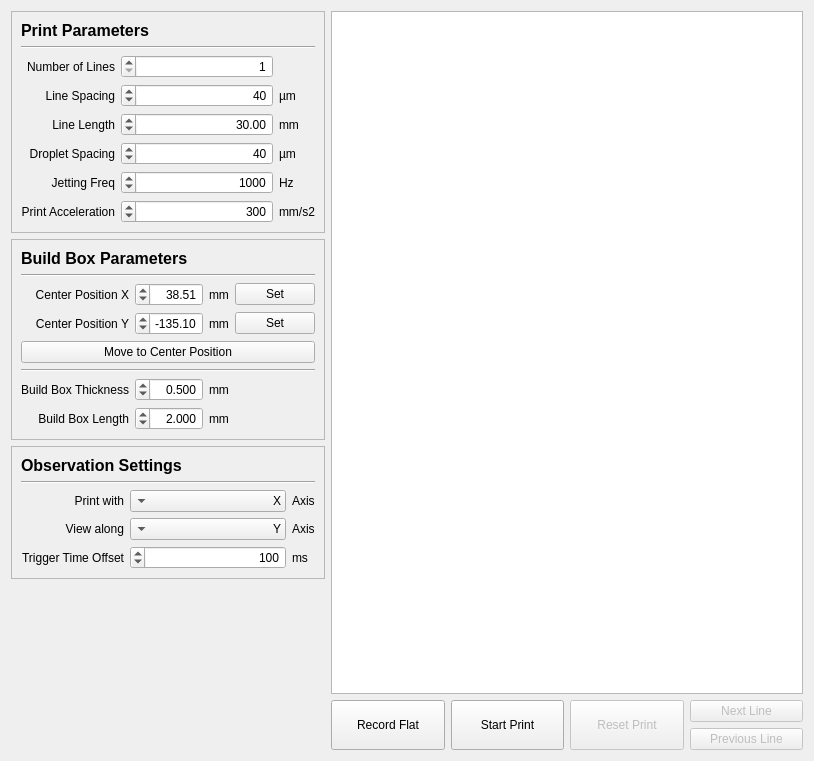
<?xml version="1.0" encoding="UTF-8"?>
<ui version="4.0">
 <class>HighSpeedLineWidget</class>
 <widget class="QWidget" name="HighSpeedLineWidget">
  <property name="geometry">
   <rect>
    <x>0</x>
    <y>0</y>
    <width>814</width>
    <height>761</height>
   </rect>
  </property>
  <property name="windowTitle">
   <string>Form</string>
  </property>
  <layout class="QGridLayout" name="gridLayout_4" columnstretch="0,1">
   <item row="0" column="0">
    <layout class="QGridLayout" name="settingsGridLayout">
     <item row="0" column="0">
      <widget class="QFrame" name="printParametersFrame">
       <property name="sizePolicy">
        <sizepolicy hsizetype="Preferred" vsizetype="Minimum">
         <horstretch>0</horstretch>
         <verstretch>0</verstretch>
        </sizepolicy>
       </property>
       <property name="frameShape">
        <enum>QFrame::StyledPanel</enum>
       </property>
       <property name="frameShadow">
        <enum>QFrame::Sunken</enum>
       </property>
       <layout class="QGridLayout" name="gridLayout">
        <item row="2" column="0">
         <widget class="QLabel" name="label">
          <property name="text">
           <string>Number of Lines</string>
          </property>
          <property name="alignment">
           <set>Qt::AlignRight|Qt::AlignTrailing|Qt::AlignVCenter</set>
          </property>
         </widget>
        </item>
        <item row="7" column="2">
         <widget class="QLabel" name="label_12">
          <property name="text">
           <string>mm/s2</string>
          </property>
         </widget>
        </item>
        <item row="6" column="0">
         <widget class="QLabel" name="label_9">
          <property name="text">
           <string>Jetting Freq</string>
          </property>
          <property name="alignment">
           <set>Qt::AlignRight|Qt::AlignTrailing|Qt::AlignVCenter</set>
          </property>
         </widget>
        </item>
        <item row="3" column="0">
         <widget class="QLabel" name="label_3">
          <property name="text">
           <string>Line Spacing</string>
          </property>
          <property name="alignment">
           <set>Qt::AlignRight|Qt::AlignTrailing|Qt::AlignVCenter</set>
          </property>
         </widget>
        </item>
        <item row="7" column="0">
         <widget class="QLabel" name="label_11">
          <property name="text">
           <string>Print Acceleration</string>
          </property>
          <property name="alignment">
           <set>Qt::AlignRight|Qt::AlignTrailing|Qt::AlignVCenter</set>
          </property>
         </widget>
        </item>
        <item row="3" column="1">
         <widget class="QSpinBox" name="lineSpacingSpinBox">
          <property name="layoutDirection">
           <enum>Qt::RightToLeft</enum>
          </property>
          <property name="alignment">
           <set>Qt::AlignRight|Qt::AlignTrailing|Qt::AlignVCenter</set>
          </property>
          <property name="minimum">
           <number>5</number>
          </property>
          <property name="maximum">
           <number>10000</number>
          </property>
          <property name="singleStep">
           <number>5</number>
          </property>
          <property name="value">
           <number>40</number>
          </property>
         </widget>
        </item>
        <item row="3" column="2">
         <widget class="QLabel" name="label_4">
          <property name="text">
           <string>µm</string>
          </property>
         </widget>
        </item>
        <item row="5" column="2">
         <widget class="QLabel" name="label_8">
          <property name="text">
           <string>µm</string>
          </property>
         </widget>
        </item>
        <item row="4" column="1">
         <widget class="QDoubleSpinBox" name="lineLengthSpinBox">
          <property name="layoutDirection">
           <enum>Qt::RightToLeft</enum>
          </property>
          <property name="alignment">
           <set>Qt::AlignRight|Qt::AlignTrailing|Qt::AlignVCenter</set>
          </property>
          <property name="decimals">
           <number>2</number>
          </property>
          <property name="maximum">
           <double>100.000000000000000</double>
          </property>
          <property name="singleStep">
           <double>0.100000000000000</double>
          </property>
          <property name="value">
           <double>30.000000000000000</double>
          </property>
         </widget>
        </item>
        <item row="4" column="2">
         <widget class="QLabel" name="label_6">
          <property name="text">
           <string>mm</string>
          </property>
         </widget>
        </item>
        <item row="6" column="2">
         <widget class="QLabel" name="label_10">
          <property name="text">
           <string>Hz</string>
          </property>
         </widget>
        </item>
        <item row="0" column="0" colspan="3">
         <widget class="QLabel" name="label_2">
          <property name="font">
           <font>
            <pointsize>12</pointsize>
            <bold>true</bold>
           </font>
          </property>
          <property name="text">
           <string>Print Parameters</string>
          </property>
         </widget>
        </item>
        <item row="5" column="0">
         <widget class="QLabel" name="label_7">
          <property name="text">
           <string>Droplet Spacing</string>
          </property>
          <property name="alignment">
           <set>Qt::AlignRight|Qt::AlignTrailing|Qt::AlignVCenter</set>
          </property>
         </widget>
        </item>
        <item row="2" column="1">
         <widget class="QSpinBox" name="numLinesSpinBox">
          <property name="sizePolicy">
           <sizepolicy hsizetype="Expanding" vsizetype="Fixed">
            <horstretch>0</horstretch>
            <verstretch>0</verstretch>
           </sizepolicy>
          </property>
          <property name="layoutDirection">
           <enum>Qt::RightToLeft</enum>
          </property>
          <property name="alignment">
           <set>Qt::AlignRight|Qt::AlignTrailing|Qt::AlignVCenter</set>
          </property>
          <property name="minimum">
           <number>1</number>
          </property>
          <property name="value">
           <number>1</number>
          </property>
         </widget>
        </item>
        <item row="4" column="0">
         <widget class="QLabel" name="label_5">
          <property name="text">
           <string>Line Length</string>
          </property>
          <property name="alignment">
           <set>Qt::AlignRight|Qt::AlignTrailing|Qt::AlignVCenter</set>
          </property>
         </widget>
        </item>
        <item row="5" column="1">
         <widget class="QSpinBox" name="dropletSpacingSpinBox">
          <property name="layoutDirection">
           <enum>Qt::RightToLeft</enum>
          </property>
          <property name="alignment">
           <set>Qt::AlignRight|Qt::AlignTrailing|Qt::AlignVCenter</set>
          </property>
          <property name="minimum">
           <number>5</number>
          </property>
          <property name="maximum">
           <number>150</number>
          </property>
          <property name="singleStep">
           <number>5</number>
          </property>
          <property name="value">
           <number>40</number>
          </property>
         </widget>
        </item>
        <item row="6" column="1">
         <widget class="QSpinBox" name="jettingFrequencySpinBox">
          <property name="layoutDirection">
           <enum>Qt::RightToLeft</enum>
          </property>
          <property name="alignment">
           <set>Qt::AlignRight|Qt::AlignTrailing|Qt::AlignVCenter</set>
          </property>
          <property name="minimum">
           <number>500</number>
          </property>
          <property name="maximum">
           <number>3000</number>
          </property>
          <property name="value">
           <number>1000</number>
          </property>
         </widget>
        </item>
        <item row="7" column="1">
         <widget class="QSpinBox" name="printAccelerationSpinBox">
          <property name="layoutDirection">
           <enum>Qt::RightToLeft</enum>
          </property>
          <property name="alignment">
           <set>Qt::AlignRight|Qt::AlignTrailing|Qt::AlignVCenter</set>
          </property>
          <property name="minimum">
           <number>10</number>
          </property>
          <property name="maximum">
           <number>1000</number>
          </property>
          <property name="singleStep">
           <number>10</number>
          </property>
          <property name="value">
           <number>300</number>
          </property>
         </widget>
        </item>
        <item row="1" column="0" colspan="3">
         <widget class="Line" name="line_2">
          <property name="orientation">
           <enum>Qt::Horizontal</enum>
          </property>
         </widget>
        </item>
       </layout>
      </widget>
     </item>
     <item row="1" column="0">
      <widget class="QFrame" name="buildBoxParametersFrame">
       <property name="sizePolicy">
        <sizepolicy hsizetype="Preferred" vsizetype="Minimum">
         <horstretch>0</horstretch>
         <verstretch>0</verstretch>
        </sizepolicy>
       </property>
       <property name="frameShape">
        <enum>QFrame::StyledPanel</enum>
       </property>
       <property name="frameShadow">
        <enum>QFrame::Sunken</enum>
       </property>
       <layout class="QGridLayout" name="gridLayout_2">
        <item row="7" column="2">
         <widget class="QLabel" name="label_21">
          <property name="text">
           <string>mm</string>
          </property>
         </widget>
        </item>
        <item row="7" column="0">
         <widget class="QLabel" name="label_20">
          <property name="text">
           <string>Build Box Length</string>
          </property>
          <property name="alignment">
           <set>Qt::AlignRight|Qt::AlignTrailing|Qt::AlignVCenter</set>
          </property>
         </widget>
        </item>
        <item row="6" column="1">
         <widget class="QDoubleSpinBox" name="buildBoxThicknessSpinBox">
          <property name="layoutDirection">
           <enum>Qt::RightToLeft</enum>
          </property>
          <property name="alignment">
           <set>Qt::AlignRight|Qt::AlignTrailing|Qt::AlignVCenter</set>
          </property>
          <property name="decimals">
           <number>3</number>
          </property>
          <property name="maximum">
           <double>10.000000000000000</double>
          </property>
          <property name="singleStep">
           <double>0.010000000000000</double>
          </property>
          <property name="value">
           <double>0.500000000000000</double>
          </property>
         </widget>
        </item>
        <item row="4" column="0" colspan="4">
         <widget class="QPushButton" name="moveToCenterButton">
          <property name="text">
           <string>Move to Center Position</string>
          </property>
         </widget>
        </item>
        <item row="0" column="0" colspan="3">
         <widget class="QLabel" name="label_13">
          <property name="font">
           <font>
            <pointsize>12</pointsize>
            <bold>true</bold>
           </font>
          </property>
          <property name="text">
           <string>Build Box Parameters</string>
          </property>
         </widget>
        </item>
        <item row="3" column="1">
         <widget class="QDoubleSpinBox" name="buildBoxCenterYSpinBox">
          <property name="layoutDirection">
           <enum>Qt::RightToLeft</enum>
          </property>
          <property name="alignment">
           <set>Qt::AlignRight|Qt::AlignTrailing|Qt::AlignVCenter</set>
          </property>
          <property name="minimum">
           <double>-500.000000000000000</double>
          </property>
          <property name="maximum">
           <double>0.000000000000000</double>
          </property>
          <property name="value">
           <double>-135.099999999999994</double>
          </property>
         </widget>
        </item>
        <item row="3" column="2">
         <widget class="QLabel" name="label_17">
          <property name="text">
           <string>mm</string>
          </property>
         </widget>
        </item>
        <item row="6" column="0">
         <widget class="QLabel" name="label_18">
          <property name="text">
           <string>Build Box Thickness</string>
          </property>
          <property name="alignment">
           <set>Qt::AlignRight|Qt::AlignTrailing|Qt::AlignVCenter</set>
          </property>
         </widget>
        </item>
        <item row="2" column="1">
         <widget class="QDoubleSpinBox" name="buildBoxCenterXSpinBox">
          <property name="sizePolicy">
           <sizepolicy hsizetype="Expanding" vsizetype="Fixed">
            <horstretch>0</horstretch>
            <verstretch>0</verstretch>
           </sizepolicy>
          </property>
          <property name="layoutDirection">
           <enum>Qt::RightToLeft</enum>
          </property>
          <property name="alignment">
           <set>Qt::AlignRight|Qt::AlignTrailing|Qt::AlignVCenter</set>
          </property>
          <property name="maximum">
           <double>150.000000000000000</double>
          </property>
          <property name="value">
           <double>38.509999999999998</double>
          </property>
         </widget>
        </item>
        <item row="3" column="3">
         <widget class="QPushButton" name="setYCenter">
          <property name="text">
           <string>Set</string>
          </property>
         </widget>
        </item>
        <item row="2" column="0">
         <widget class="QLabel" name="label_14">
          <property name="text">
           <string>Center Position X</string>
          </property>
          <property name="alignment">
           <set>Qt::AlignRight|Qt::AlignTrailing|Qt::AlignVCenter</set>
          </property>
         </widget>
        </item>
        <item row="5" column="0" colspan="4">
         <widget class="Line" name="line">
          <property name="orientation">
           <enum>Qt::Horizontal</enum>
          </property>
         </widget>
        </item>
        <item row="2" column="3">
         <widget class="QPushButton" name="setXCenter">
          <property name="text">
           <string>Set</string>
          </property>
         </widget>
        </item>
        <item row="7" column="1">
         <widget class="QDoubleSpinBox" name="buildBoxLengthSpinBox">
          <property name="layoutDirection">
           <enum>Qt::RightToLeft</enum>
          </property>
          <property name="alignment">
           <set>Qt::AlignRight|Qt::AlignTrailing|Qt::AlignVCenter</set>
          </property>
          <property name="decimals">
           <number>3</number>
          </property>
          <property name="maximum">
           <double>10.000000000000000</double>
          </property>
          <property name="singleStep">
           <double>0.010000000000000</double>
          </property>
          <property name="value">
           <double>2.000000000000000</double>
          </property>
         </widget>
        </item>
        <item row="2" column="2">
         <widget class="QLabel" name="label_15">
          <property name="text">
           <string>mm</string>
          </property>
         </widget>
        </item>
        <item row="3" column="0">
         <widget class="QLabel" name="label_16">
          <property name="text">
           <string>Center Position Y</string>
          </property>
          <property name="alignment">
           <set>Qt::AlignRight|Qt::AlignTrailing|Qt::AlignVCenter</set>
          </property>
         </widget>
        </item>
        <item row="1" column="0" colspan="4">
         <widget class="Line" name="line_3">
          <property name="orientation">
           <enum>Qt::Horizontal</enum>
          </property>
         </widget>
        </item>
        <item row="6" column="2">
         <widget class="QLabel" name="label_19">
          <property name="text">
           <string>mm</string>
          </property>
         </widget>
        </item>
       </layout>
      </widget>
     </item>
     <item row="2" column="0">
      <widget class="QFrame" name="observationSettingsFrame">
       <property name="sizePolicy">
        <sizepolicy hsizetype="Preferred" vsizetype="Minimum">
         <horstretch>0</horstretch>
         <verstretch>0</verstretch>
        </sizepolicy>
       </property>
       <property name="frameShape">
        <enum>QFrame::StyledPanel</enum>
       </property>
       <property name="frameShadow">
        <enum>QFrame::Sunken</enum>
       </property>
       <layout class="QGridLayout" name="gridLayout_3">
        <item row="1" column="0" colspan="3">
         <widget class="Line" name="line_4">
          <property name="orientation">
           <enum>Qt::Horizontal</enum>
          </property>
         </widget>
        </item>
        <item row="0" column="0" colspan="2">
         <widget class="QLabel" name="label_22">
          <property name="sizePolicy">
           <sizepolicy hsizetype="Preferred" vsizetype="Preferred">
            <horstretch>0</horstretch>
            <verstretch>0</verstretch>
           </sizepolicy>
          </property>
          <property name="font">
           <font>
            <pointsize>12</pointsize>
            <bold>true</bold>
           </font>
          </property>
          <property name="text">
           <string>Observation Settings</string>
          </property>
         </widget>
        </item>
        <item row="2" column="1">
         <widget class="QComboBox" name="printAxisComboBox">
          <property name="sizePolicy">
           <sizepolicy hsizetype="Expanding" vsizetype="Fixed">
            <horstretch>0</horstretch>
            <verstretch>0</verstretch>
           </sizepolicy>
          </property>
          <property name="layoutDirection">
           <enum>Qt::RightToLeft</enum>
          </property>
          <item>
           <property name="text">
            <string>X</string>
           </property>
          </item>
          <item>
           <property name="text">
            <string>Y</string>
           </property>
          </item>
         </widget>
        </item>
        <item row="3" column="0">
         <widget class="QLabel" name="label_23">
          <property name="text">
           <string>View along</string>
          </property>
          <property name="alignment">
           <set>Qt::AlignRight|Qt::AlignTrailing|Qt::AlignVCenter</set>
          </property>
         </widget>
        </item>
        <item row="4" column="1">
         <widget class="QSpinBox" name="triggerOffsetSpinBox">
          <property name="layoutDirection">
           <enum>Qt::RightToLeft</enum>
          </property>
          <property name="alignment">
           <set>Qt::AlignRight|Qt::AlignTrailing|Qt::AlignVCenter</set>
          </property>
          <property name="maximum">
           <number>10000</number>
          </property>
          <property name="value">
           <number>100</number>
          </property>
         </widget>
        </item>
        <item row="3" column="1">
         <widget class="QComboBox" name="viewAxisComboBox">
          <property name="layoutDirection">
           <enum>Qt::RightToLeft</enum>
          </property>
          <property name="currentIndex">
           <number>1</number>
          </property>
          <item>
           <property name="text">
            <string>X</string>
           </property>
          </item>
          <item>
           <property name="text">
            <string>Y</string>
           </property>
          </item>
         </widget>
        </item>
        <item row="4" column="0">
         <widget class="QLabel" name="label_24">
          <property name="text">
           <string>Trigger Time Offset</string>
          </property>
          <property name="alignment">
           <set>Qt::AlignRight|Qt::AlignTrailing|Qt::AlignVCenter</set>
          </property>
         </widget>
        </item>
        <item row="2" column="0">
         <widget class="QLabel" name="label_27">
          <property name="text">
           <string>Print with</string>
          </property>
          <property name="alignment">
           <set>Qt::AlignRight|Qt::AlignTrailing|Qt::AlignVCenter</set>
          </property>
         </widget>
        </item>
        <item row="3" column="2">
         <widget class="QLabel" name="label_26">
          <property name="text">
           <string>Axis</string>
          </property>
         </widget>
        </item>
        <item row="4" column="2">
         <widget class="QLabel" name="label_25">
          <property name="text">
           <string>ms</string>
          </property>
         </widget>
        </item>
        <item row="2" column="2">
         <widget class="QLabel" name="label_28">
          <property name="text">
           <string>Axis</string>
          </property>
         </widget>
        </item>
       </layout>
      </widget>
     </item>
    </layout>
   </item>
   <item row="1" column="0">
    <spacer name="verticalSpacer_2">
     <property name="orientation">
      <enum>Qt::Vertical</enum>
     </property>
     <property name="sizeHint" stdset="0">
      <size>
       <width>20</width>
       <height>40</height>
      </size>
     </property>
    </spacer>
   </item>
   <item row="2" column="1">
    <layout class="QHBoxLayout" name="printButtonLayout">
     <item>
      <widget class="QPushButton" name="recordFlatButton">
       <property name="text">
        <string>
Record Flat
</string>
       </property>
      </widget>
     </item>
     <item>
      <widget class="QPushButton" name="printButton">
       <property name="text">
        <string>
Start Print
</string>
       </property>
      </widget>
     </item>
     <item>
      <widget class="QPushButton" name="stopPrintButton">
       <property name="enabled">
        <bool>false</bool>
       </property>
       <property name="text">
        <string>
Reset Print
</string>
       </property>
      </widget>
     </item>
     <item>
      <layout class="QVBoxLayout" name="verticalLayout">
       <item>
        <widget class="QPushButton" name="incrementLineNumButton">
         <property name="enabled">
          <bool>false</bool>
         </property>
         <property name="text">
          <string>Next Line</string>
         </property>
        </widget>
       </item>
       <item>
        <widget class="QPushButton" name="decrementLineNumButton">
         <property name="enabled">
          <bool>false</bool>
         </property>
         <property name="text">
          <string>Previous Line</string>
         </property>
        </widget>
       </item>
      </layout>
     </item>
    </layout>
   </item>
   <item row="0" column="1" rowspan="2">
    <widget class="SvgView" name="SVGViewer">
     <property name="minimumSize">
      <size>
       <width>300</width>
       <height>300</height>
      </size>
     </property>
     <property name="frameShape">
      <enum>QFrame::StyledPanel</enum>
     </property>
    </widget>
   </item>
  </layout>
 </widget>
 <customwidgets>
  <customwidget>
   <class>SvgView</class>
   <extends>QGraphicsView</extends>
   <header>svgview.h</header>
  </customwidget>
 </customwidgets>
 <resources/>
 <connections/>
</ui>
